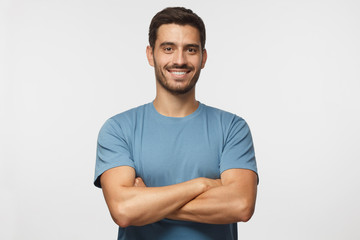
#> input picture test_images/valid/240_F_224869519_aRaeLneqALfPNBzg0xxMZXghtvBXkfIA.jpg, 360 x 240 px; its folder holds only this picture in this run
$ python train_model.py --valid test_images/valid --invalid test_images/valid   (older library calls are emulated)
#> lines starting #> are read from the running program, lines starting #| are printed output that depends on the picture
#> in train, image is the input picture: shape (240, 360, 3); mean B, G, R 204, 205.1, 207.1
### trainable_validator.py
import cv2
import numpy as np
import os
import pickle
from sklearn.ensemble import RandomForestClassifier
from sklearn.model_selection import train_test_split
from sklearn.metrics import classification_report
import joblib
from PIL import Image
import io

class TrainablePhotoValidator:
    def __init__(self, model_path=None):
        """
        Initialize the trainable photo validator.

        Args:
            model_path: Path to a pre-trained model file (optional)
        """
        self.face_cascade = cv2.CascadeClassifier(cv2.data.haarcascades + "haarcascade_frontalface_default.xml")
        self.eye_cascade = cv2.CascadeClassifier(cv2.data.haarcascades + "haarcascade_eye.xml")

        # Load pre-trained model if provided
        if model_path and os.path.exists(model_path):
            self.model = joblib.load(model_path)
            print(f"Loaded pre-trained model from {model_path}")
        else:
            self.model = None
            print("No pre-trained model loaded. Use train() method to train a new model.")

    def extract_features(self, image):
        """
        Extract features from an image for classification.

        Args:
            image: OpenCV image (numpy array)

        Returns:
            Dictionary of features
        """
        features = {}

        # Basic image properties
        height, width = image.shape[:2]
        features['resolution'] = width * height
        features['aspect_ratio'] = width / height if height > 0 else 0

        # Convert to grayscale for processing
        if len(image.shape) == 3:
            gray = cv2.cvtColor(image, cv2.COLOR_BGR2GRAY)
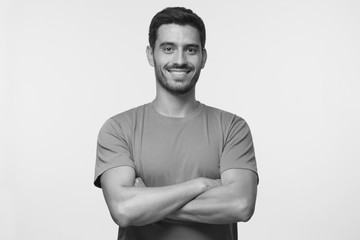
#> gray: shape (240, 360); min 8, max 249, mean 205.6
        else:
            gray = image

        # Blur detection
        laplacian_var = cv2.Laplacian(gray, cv2.CV_64F).var()
#> laplacian_var = 321.7
        features['laplacian_var'] = laplacian_var

        # Background analysis
        # Sample background from edges
        edge_points = [
            (0, 0),                # Top-left
            (width-1, 0),          # Top-right
            (0, height-1),         # Bottom-left
            (width-1, height-1),   # Bottom-right
            (width//2, 0),         # Top-middle
            (width//2, height-1),  # Bottom-middle
            (0, height//2),        # Left-middle
            (width-1, height//2)   # Right-middle
        ]

        # Get background color samples
        bg_colors = []
        for x, y in edge_points:
            if len(image.shape) == 3:
                bg_colors.append(image[y, x])
            else:
                bg_colors.append(np.array([image[y, x], image[y, x], image[y, x]]))
#> after the loop, bg_colors = [[234, 234, 234], [230, 230, 230], [226, 226, 226], [215, 217, 218], [229, 227, 226], [124, 98, 62], [237, 237, 237], [234, 234, 234]]

        # Calculate average background color
        avg_bg = np.mean(bg_colors, axis=0)
#> avg_bg = [216.1, 212.9, 208.4]
        features['bg_r'] = avg_bg[0]
        features['bg_g'] = avg_bg[1]
        features['bg_b'] = avg_bg[2]
        features['bg_brightness'] = np.mean(avg_bg)

        # Background uniformity
        non_bg_pixels = 0
        sample_step = max(1, min(height, width) // 50)  # Sample fewer pixels for efficiency

        for y in range(0, height, sample_step):
            for x in range(0, width, sample_step):
                if len(image.shape) == 3:
                    pixel = image[y, x]
                else:
                    pixel = np.array([image[y, x], image[y, x], image[y, x]])
                color_diff = np.sqrt(np.sum((pixel - avg_bg) ** 2))
                if color_diff > 30:  # Threshold for background difference
                    non_bg_pixels += 1
#> after the loop, non_bg_pixels = 4921

        sampled_pixels = (height // sample_step) * (width // sample_step)
        features['bg_uniformity'] = 1.0 - (non_bg_pixels / sampled_pixels)

        # Face detection
        faces = self.face_cascade.detectMultiScale(
            gray,
            scaleFactor=1.1,
            minNeighbors=5,
            minSize=(30, 30)
        )
#> faces = [[147, 23, 65, 65]]

        features['face_count'] = len(faces)

        if len(faces) == 1:
            # Single face detected
            x, y, w, h = faces[0]
#> x = 147; y = 23; w = 65; h = 65

            # Face size ratio
            face_area = w * h
#> face_area = 4225
            image_area = width * height
            features['face_ratio'] = face_area / image_area

            # Face position
            face_center_x = x + w / 2
#> face_center_x = 179.5
            face_center_y = y + h / 2
#> face_center_y = 55.5
            image_center_x = width / 2
            image_center_y = height / 2

            features['face_h_offset'] = abs(face_center_x - image_center_x) / width
            features['face_v_offset'] = abs(face_center_y - image_center_y) / height

            # Eye detection
            face_roi = gray[y:y+h, x:x+w]
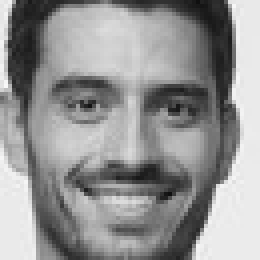
#> face_roi: shape (65, 65) (shown 4 times larger); min 15, max 248, mean 147.6
            eyes = self.eye_cascade.detectMultiScale(face_roi)
#> eyes = [[33, 15, 21, 21], [10, 12, 24, 24]]
            features['eye_count'] = len(eyes)

            # Face ROI blur
            face_blur = cv2.Laplacian(face_roi, cv2.CV_64F).var()
#> face_blur = 1824.6
            features['face_blur'] = face_blur
        else:
            # No face or multiple faces
            features['face_ratio'] = 0
            features['face_h_offset'] = 1.0
            features['face_v_offset'] = 1.0
            features['eye_count'] = 0
            features['face_blur'] = 0

        return features

    def train(self, valid_dir, invalid_dir, model_output_path=None):
        """
        Train the validator using directories of valid and invalid photos.

        Args:
            valid_dir: Directory containing valid ID photos
            invalid_dir: Directory containing invalid ID photos
            model_output_path: Path to save the trained model (optional)

        Returns:
            Classification report
        """
        # Load and extract features from valid images
        valid_features = []
        print(f"Processing valid images from {valid_dir}...")
        valid_files = [f for f in os.listdir(valid_dir) if f.lower().endswith(('.png', '.jpg', '.jpeg'))]

        for filename in valid_files:
            try:
                image_path = os.path.join(valid_dir, filename)
                image = cv2.imread(image_path)
                if image is None:
                    print(f"Warning: Could not read {filename}")
                    continue

                features = self.extract_features(image)
#> features = 14 items
                valid_features.append((features, 1))  # 1 = valid
                print(f"Processed valid image: {filename}")
            except Exception as e:
                print(f"Error processing {filename}: {str(e)}")

        # Load and extract features from invalid images
        invalid_features = []
        print(f"Processing invalid images from {invalid_dir}...")
        invalid_files = [f for f in os.listdir(invalid_dir) if f.lower().endswith(('.png', '.jpg', '.jpeg'))]

        for filename in invalid_files:
            try:
                image_path = os.path.join(invalid_dir, filename)
                image = cv2.imread(image_path)
                if image is None:
                    print(f"Warning: Could not read {filename}")
                    continue

                features = self.extract_features(image)
                invalid_features.append((features, 0))  # 0 = invalid
                print(f"Processed invalid image: {filename}")
            except Exception as e:
                print(f"Error processing {filename}: {str(e)}")

        # Combine datasets
        all_data = valid_features + invalid_features
#> all_data = 2 items

        if len(all_data) == 0:
            print("Error: No valid training data found")
            return None

        # Prepare data for training
        X = []
        y = []

        for features, label in all_data:
            # Convert features dictionary to vector
            feature_vector = [
                features['resolution'],
                features['aspect_ratio'],
                features['laplacian_var'],
                features['bg_r'],
                features['bg_g'],
                features['bg_b'],
                features['bg_brightness'],
                features['bg_uniformity'],
                features['face_count'],
                features['face_ratio'],
                features['face_h_offset'],
                features['face_v_offset'],
                features['eye_count'],
                features['face_blur']
            ]
            X.append(feature_vector)
            y.append(label)
#> this loop made 2 passes
#> label on passes 1 to 2: 1, 0
#> after the loop, X = [[86400, 1.5, 321.7, 216.1, 212.9, 208.4, 212.5, 0.0887, 1, 0.0489, 0.00139, 0.269, 2, 1824.6], [86400, 1.5, 321.7, 216.1, 212.9, 208.4, 212.5, 0.0887, 1, 0.0489, 0.00139, 0.269, 2, 1824.6]]; y = [1, 0]

        # Split data into training and testing sets
        X_train, X_test, y_train, y_test = train_test_split(X, y, test_size=0.2, random_state=42)
#> X_train = [[86400, 1.5, 321.7, 216.1, 212.9, 208.4, 212.5, 0.0887, 1, 0.0489, 0.00139, 0.269, 2, 1824.6]]; X_test has the same summary as X_train; y_train = [1]; y_test = [0]

        # Train a Random Forest classifier
        print("Training classifier...")
        clf = RandomForestClassifier(n_estimators=100, random_state=42)
        clf.fit(X_train, y_train)

        # Evaluate the model
        y_pred = clf.predict(X_test)
#> y_pred = [1]
        report = classification_report(y_test, y_pred)
        print("Model evaluation:")
        print(report)
#|               precision    recall  f1-score   support
#|            0       0.00      0.00      0.00       1.0
#|            1       0.00      0.00      0.00       0.0
#|     accuracy                           0.00       1.0
#|    macro avg       0.00      0.00      0.00       1.0
#| weighted avg       0.00      0.00      0.00       1.0

        # Save the model
        self.model = clf
        if model_output_path:
            joblib.dump(clf, model_output_path)
            print(f"Model saved to {model_output_path}")

        # Get feature importances
        feature_names = [
            'resolution', 'aspect_ratio', 'laplacian_var',
            'bg_r', 'bg_g', 'bg_b', 'bg_brightness', 'bg_uniformity',
            'face_count', 'face_ratio', 'face_h_offset', 'face_v_offset',
            'eye_count', 'face_blur'
        ]

        importances = clf.feature_importances_
        indices = np.argsort(importances)[::-1]
#> indices = [13, 12, 11, 10, 9, 8, 7, 6, 5, 4, 3, 2, 1, 0]

        print("Feature ranking:")
        for i in range(len(feature_names)):
            print(f"{i+1}. {feature_names[indices[i]]} ({importances[indices[i]]:.4f})")
#> this loop made 14 passes
#| 1. face_blur (0.0000)
#| 2. eye_count (0.0000)
#| 3. face_v_offset (0.0000)
#| 4. face_h_offset (0.0000)
#| 5. face_ratio (0.0000)
#> (further printed lines are left out)

        return report

    # [110 lines left out: function validate, not called in this run]

### train_model.py
import os
import argparse
from trainable_validator import TrainablePhotoValidator

def main():
    parser = argparse.ArgumentParser(description='Train a photo validator model')
    parser.add_argument('--valid', required=True, help='Directory containing valid ID photos')
    parser.add_argument('--invalid', required=True, help='Directory containing invalid ID photos')
    parser.add_argument('--output', default='photo_validator_model.joblib', help='Output path for the trained model')
    args = parser.parse_args()

    # Check if directories exist
    if not os.path.isdir(args.valid):
        print(f"Error: Valid photos directory not found: {args.valid}")
        return

    if not os.path.isdir(args.invalid):
        print(f"Error: Invalid photos directory not found: {args.invalid}")
        return

    # Create and train the validator
    validator = TrainablePhotoValidator()
    validator.train(args.valid, args.invalid, args.output)

    print(f"\nTraining complete! Model saved to {args.output}")
    print("\nYou can now use this model to validate new photos.")

if __name__ == "__main__":
    main()

$ run again, on test_images/valid/close-up-smiling-man - Copy.jpg
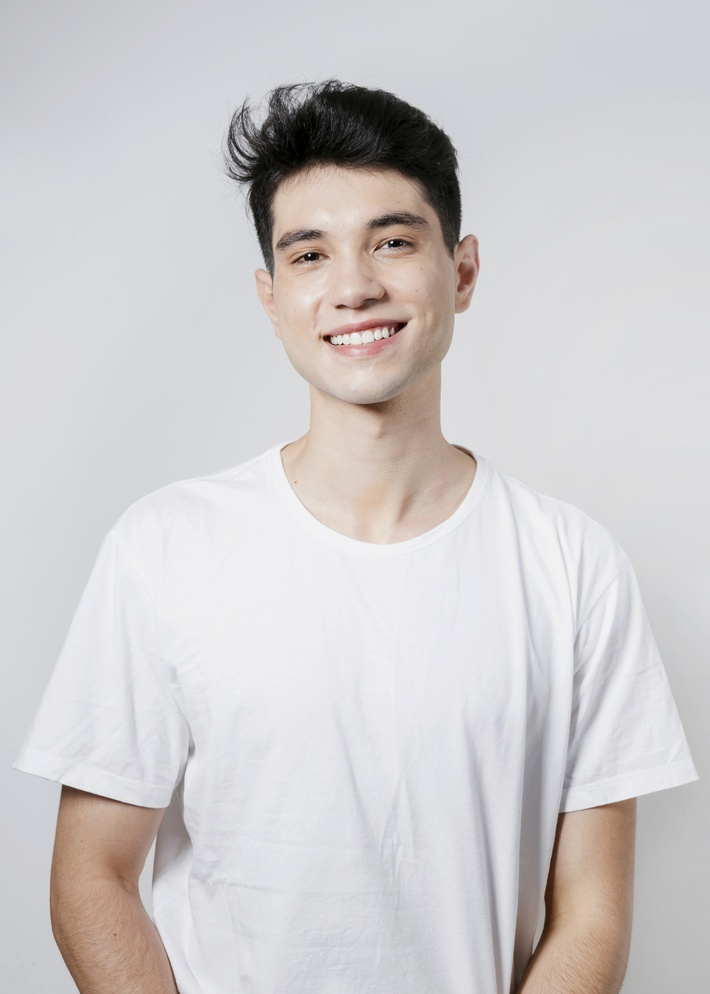
#> input picture test_images/valid/close-up-smiling-man - Copy.jpg, 710 x 994 px, shrunk from 2710 x 3794 before the run
#> in train, image is the input picture: shape (994, 710, 3); mean B, G, R 204.6, 203.8, 207.1
#> in extract_features, `gray = cv2.cvtColor(image, cv2.COLOR_BGR2GRAY)`:
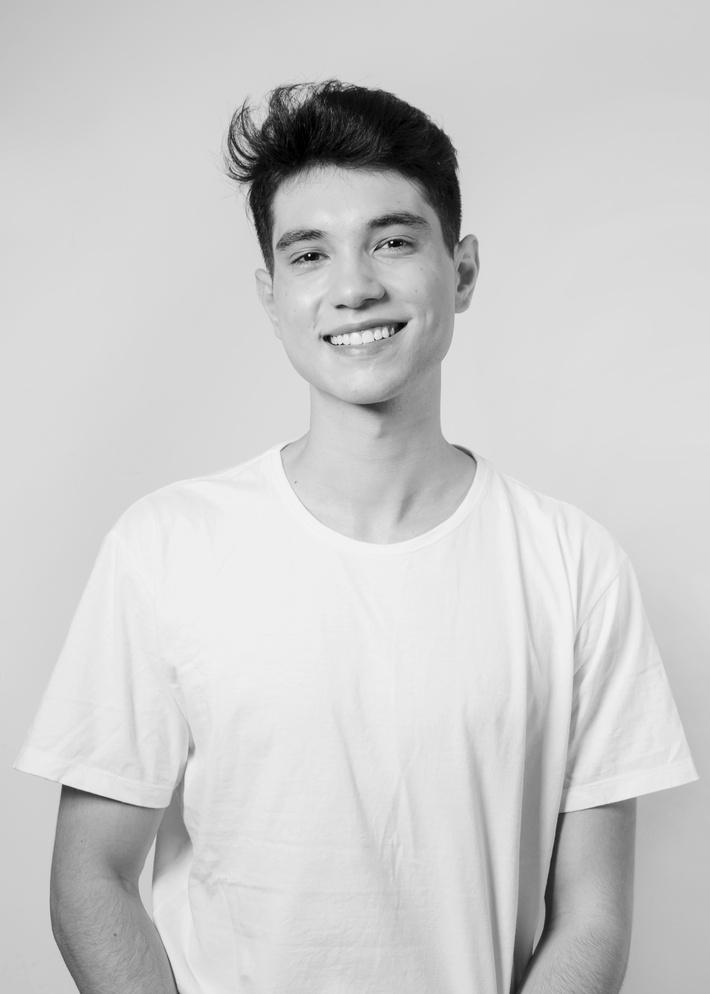
#> gray: shape (994, 710); min 0, max 255, mean 204.8
#> laplacian_var = 94.31
#> after the loop in extract_features, `for x, y in edge_points:`: bg_colors = [[194, 190, 189], [212, 207, 206], [203, 199, 198], [185, 185, 185], [215, 210, 209], [216, 211, 210], [223, 219, 218], [222, 220, 219]]
#> avg_bg = [208.8, 205.1, 204.2]
#> after the loop in extract_features, `for y in range(0, height, sample_step):`: non_bg_pixels = 1423
#> faces = [[58, 857, 56, 56], [235, 153, 238, 238]]
#> features = 14 items
#> all_data = 2 items
#> the loop in train, `for features, label in all_data:` made 2 passes
#> label on passes 1 to 2: 1, 0
#> after the loop in train, `for features, label in all_data:`: X = [[705740, 0.714, 94.31, 208.8, 205.1, 204.2, 206, 0.599, 2, 0, 1, 1, 0, 0], [705740, 0.714, 94.31, 208.8, 205.1, 204.2, 206, 0.599, 2, 0, 1, 1, 0, 0]]; y = [1, 0]
#> X_train = [[705740, 0.714, 94.31, 208.8, 205.1, 204.2, 206, 0.599, 2, 0, 1, 1, 0, 0]]; X_test has the same summary as X_train; y_train = [1]; y_test = [0]
#> y_pred = [1]
#|               precision    recall  f1-score   support
#|            0       0.00      0.00      0.00       1.0
#|            1       0.00      0.00      0.00       0.0
#|     accuracy                           0.00       1.0
#|    macro avg       0.00      0.00      0.00       1.0
#| weighted avg       0.00      0.00      0.00       1.0
#> indices = [13, 12, 11, 10, 9, 8, 7, 6, 5, 4, 3, 2, 1, 0]
#> the loop in train, `for i in range(len(feature_names)):` made 14 passes
#| 1. face_blur (0.0000)
#| 2. eye_count (0.0000)
#| 3. face_v_offset (0.0000)
#| 4. face_h_offset (0.0000)
#| 5. face_ratio (0.0000)
#> (further printed lines are left out)

$ run again, on test_images/valid/face-young-asian-businessman-suit_251136-18252 - Copy.jpg
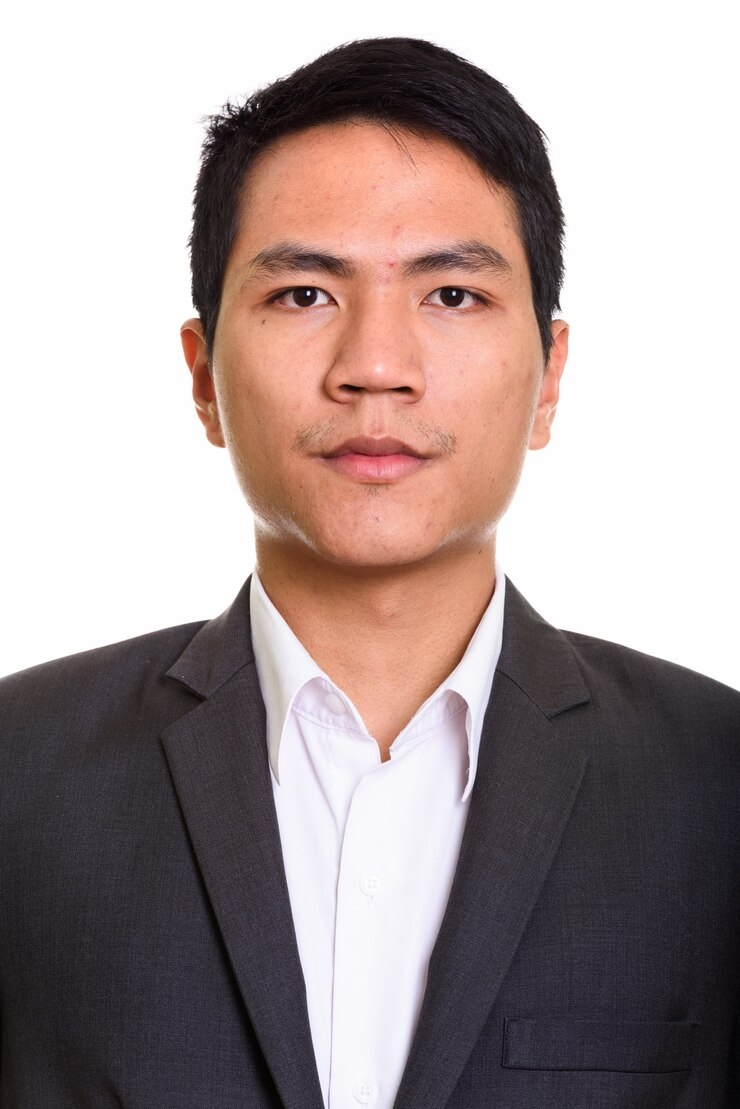
#> input picture test_images/valid/face-young-asian-businessman-suit_251136-18252 - Copy.jpg, 740 x 1109 px
#> in train, image is the input picture: shape (1109, 740, 3); mean B, G, R 150.6, 152, 166.8
#> in extract_features, `gray = cv2.cvtColor(image, cv2.COLOR_BGR2GRAY)`:
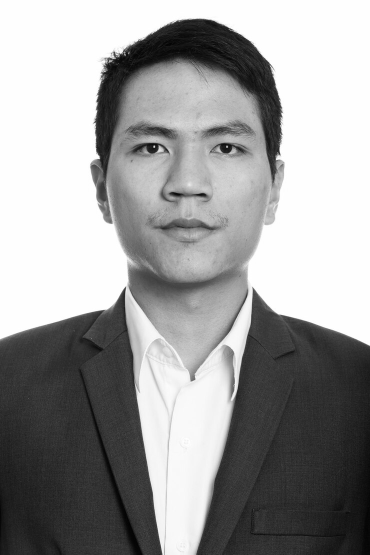
#> gray: shape (1109, 740) (shown at 1/2 size); min 0, max 255, mean 156.3
#> laplacian_var = 292.6
#> after the loop in extract_features, `for x, y in edge_points:`: bg_colors = [[254, 254, 254], [254, 254, 254], [18, 18, 24], [10, 8, 8], [254, 254, 254], [250, 242, 243], [254, 254, 254], [254, 254, 254]]
#> avg_bg = [193.5, 192.2, 193.1]
#> after the loop in extract_features, `for y in range(0, height, sample_step):`: non_bg_pixels = 4208
#> faces = [[172, 131, 409, 409]]
#> in extract_features, `x, y, w, h = faces[0]`: x = 172; y = 131; w = 409
#> face_area = 167281
#> face_center_x = 376.5
#> face_center_y = 335.5
#> in extract_features, `face_roi = gray[y:y+h, x:x+w]`:
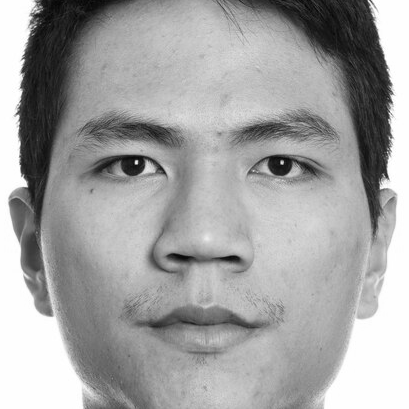
#> face_roi: shape (409, 409); min 4, max 255, mean 163.3
#> eyes = [[89, 128, 75, 75], [240, 129, 75, 75]]
#> face_blur = 421.7
#> features = 14 items
#> all_data = 2 items
#> the loop in train, `for features, label in all_data:` made 2 passes
#> label on passes 1 to 2: 1, 0
#> after the loop in train, `for features, label in all_data:`: X = [[820660, 0.667, 292.6, 193.5, 192.2, 193.1, 193, -0.0243, 1, 0.204, 0.00878, 0.197, 2, 421.7], [820660, 0.667, 292.6, 193.5, 192.2, 193.1, 193, -0.0243, 1, 0.204, 0.00878, 0.197, 2, 421.7]]; y = [1, 0]
#> X_train = [[820660, 0.667, 292.6, 193.5, 192.2, 193.1, 193, -0.0243, 1, 0.204, 0.00878, 0.197, 2, 421.7]]; X_test has the same summary as X_train; y_train = [1]; y_test = [0]
#> y_pred = [1]
#|               precision    recall  f1-score   support
#|            0       0.00      0.00      0.00       1.0
#|            1       0.00      0.00      0.00       0.0
#|     accuracy                           0.00       1.0
#|    macro avg       0.00      0.00      0.00       1.0
#| weighted avg       0.00      0.00      0.00       1.0
#> indices = [13, 12, 11, 10, 9, 8, 7, 6, 5, 4, 3, 2, 1, 0]
#> the loop in train, `for i in range(len(feature_names)):` made 14 passes
#| 1. face_blur (0.0000)
#| 2. eye_count (0.0000)
#| 3. face_v_offset (0.0000)
#| 4. face_h_offset (0.0000)
#| 5. face_ratio (0.0000)
#> (further printed lines are left out)
